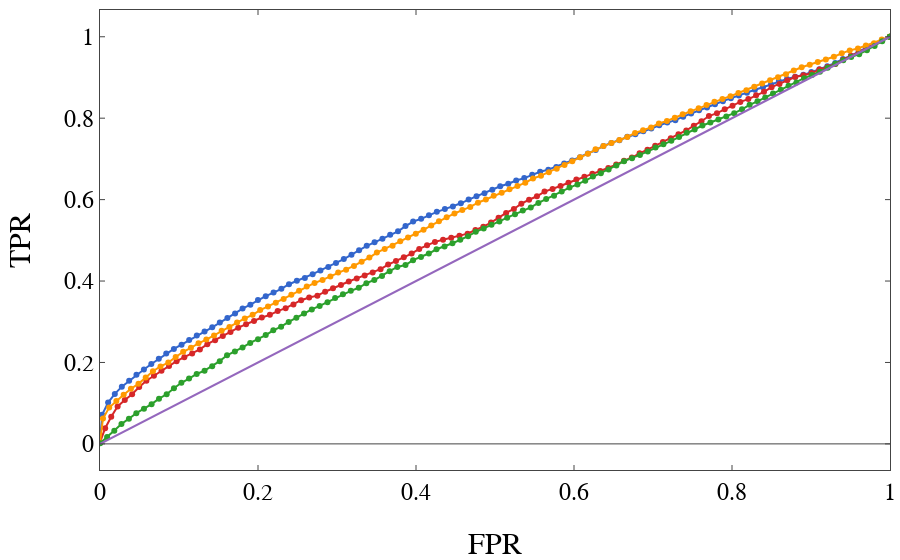

The notebook cell this image was saved under:
### Code cell
iplot(methodROC(True,True,"", layout=layout))
